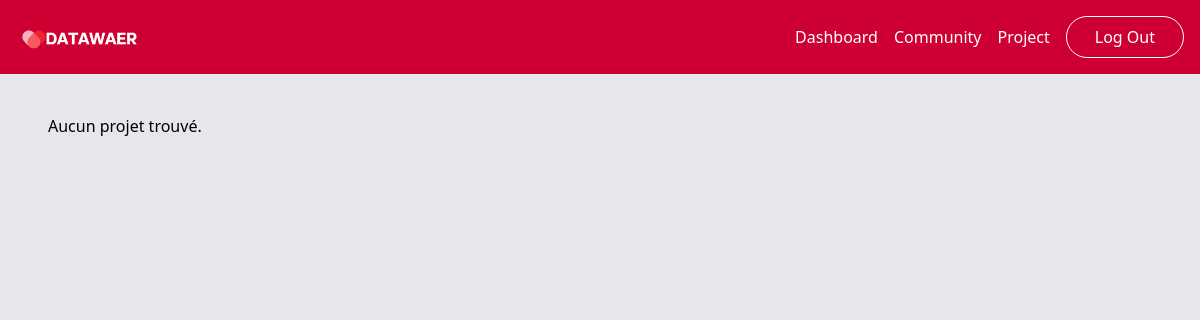
The page /ScrumMaster/src/action/project.php (signed in) on the database as committed earlier.
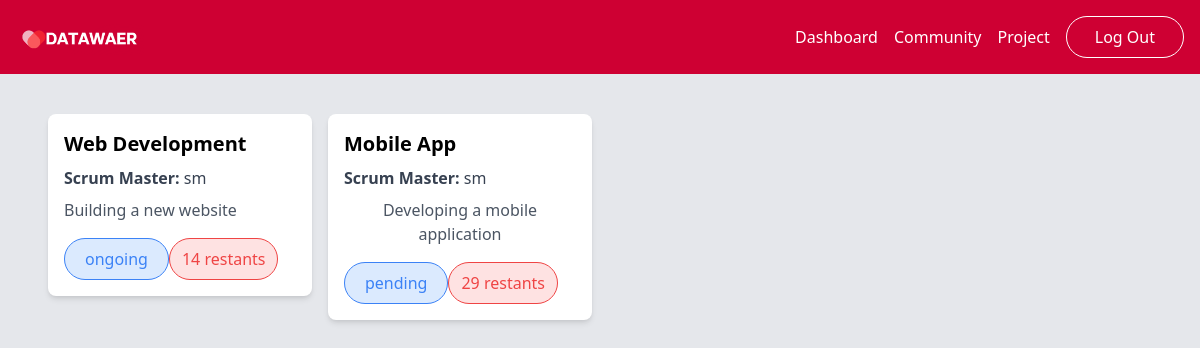
The same page on the database as committed later.
### tables this page shows
CREATE TABLE `project` (
  `Id_Project` int(11) NOT NULL,
  `project_name` varchar(50) DEFAULT NULL,
  `project_description` varchar(125) DEFAULT NULL,
  `project_status` varchar(50) DEFAULT NULL,
  `created_at` timestamp NOT NULL DEFAULT current_timestamp(),
  `deadline` date DEFAULT NULL,
  `id_user` int(11) NOT NULL
);

CREATE TABLE `users` (
  `id_user` int(11) NOT NULL,
  `username` varchar(50) NOT NULL,
  `email` varchar(100) NOT NULL,
  `pass_word` varchar(100) DEFAULT NULL,
  `role` varchar(50) DEFAULT NULL,
  `status` varchar(50) DEFAULT NULL,
  `image_url` varchar(255) DEFAULT NULL
);

### ScrumMaster/src/action/project.php (the view, shortened to what this page needs)
<!DOCTYPE html>
<html lang="en">
<head>
    <link href="https://cdn.jsdelivr.net/npm/tailwindcss@2.2.19/dist/tailwind.min.css" rel="stylesheet">
    <link rel="stylesheet" href="https://cdnjs.cloudflare.com/ajax/libs/font-awesome/5.15.4/css/all.min.css"
 />
    </head>
<body class="bg-gray-200 ">
    <?php
    include("../../../includes/config/connection.php");
    include '../../template/header.php';
        $userId = $_SESSION['id'];
    $sql = "
    SELECT DISTINCT p.*,DATEDIFF(p.deadline, CURDATE()) AS days_remaining ,u.username as scrum_master
    FROM project p
    Join users u on u.id_user = p.id_user
    WHERE p.id_user = ?
";
    $stmt = $conn->prepare($sql);
    $stmt->bind_param("i", $userId);
    $stmt->execute();
    $result = $stmt->get_result();
    echo "<div class=\"grid grid-cols-1 md:grid-cols-2 lg:grid-cols-4 gap-4 px-12 mt-10 mx-auto\">";
    if ($result->num_rows > 0) {
        while ($row = $result->fetch_assoc()) {
            ?>
            <form action="question_project.php" method="post">
                <button type="submit" name="submitproject"  class="bg-white p-4 rounded-lg shadow-md flex flex-col justify-between w-full"  >
                        <h2 class="text-xl font-semibold text-center mb-2">
                            <?php echo $row['project_name']; ?>
                        </h2>
                        <p class="text-gray-700 text-center mb-2"><span class="font-semibold">Scrum Master:</span> <?php echo $row['scrum_master']; ?></p>
                        <p class="text-gray-600 mb-4">
                            <?php echo $row['project_description']; ?>
                        </p>
                        <div class="flex justify-between">
                            <span class="bg-blue-100 border border-blue-500 text-blue-500 px-5 py-2 rounded-full">
                                <?php echo $row['project_status']; ?>
                            </span>
                            <span class="bg-red-100 border border-red-500 text-red-500 px-3 py-2 rounded-full">
                                <?php echo $row['days_remaining']; ?> restants
                            </span>
                        </div>
                </button>
            </form>
            <?php
        }
    } else {
        echo "Aucun projet trouvé.";
    }
    echo "</div>";
    ?>
</body>
</html>

Rows that differ between the two databases and show on the page:
now on this page (row edited): project: project_name "Web Development", id_user.username "sm", project_description "Building a new website", project_status "ongoing", days_remaining "14"
now on this page (row edited): project: project_name "Mobile App", id_user.username "sm", project_description "Developing a mobile application", project_status "pending", days_remaining "29"
Other text that changed with them:
text no longer shown: "Aucun projet trouvé."
